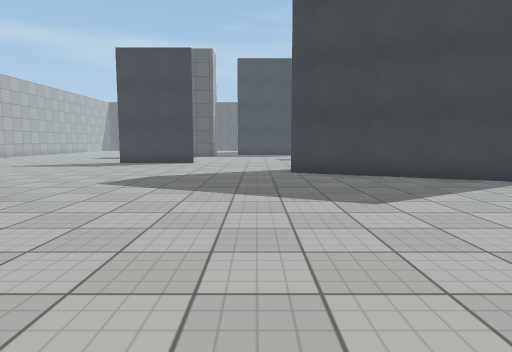
View 1 (above)

23 first-person views from a walk through a 3-D level made in the Unity game engine. The camera is 1.2 m above the floor, tilts 6° down and sees 75° across. The floor is counted in squares, 1 m on a side. Each view is taken from the middle of a square. On the plan, view 1 faces up. The plan holds only what a view shows up to about 14 squares ahead; the rest is blank. The place goes on beyond the plan. Surface patterns are stand-ins for the level's own textures.

View 2
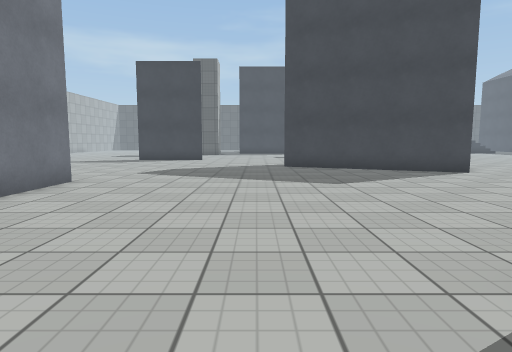

View 3
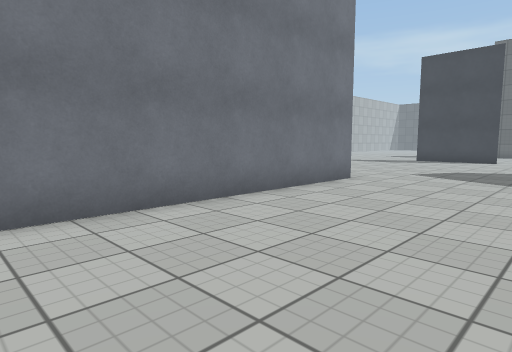

View 4
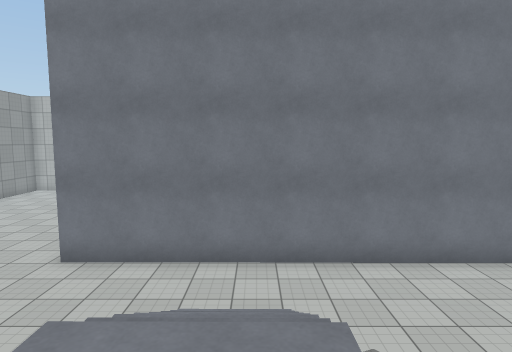

View 5
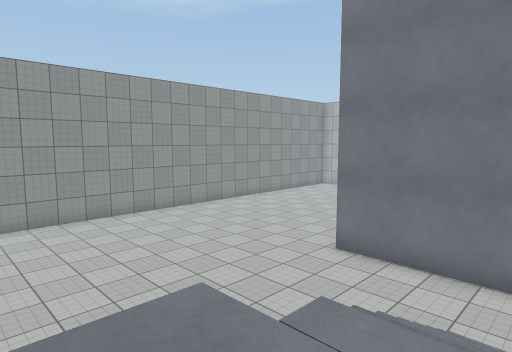

View 6
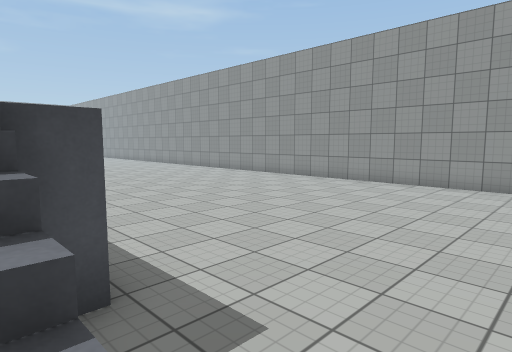

View 7
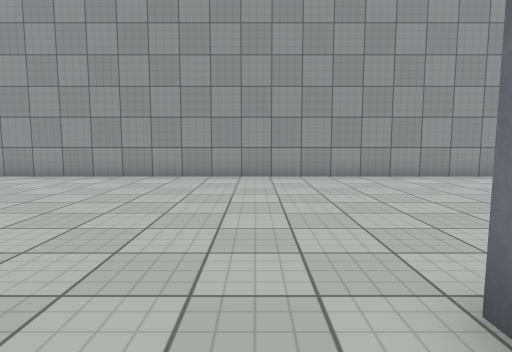

View 8
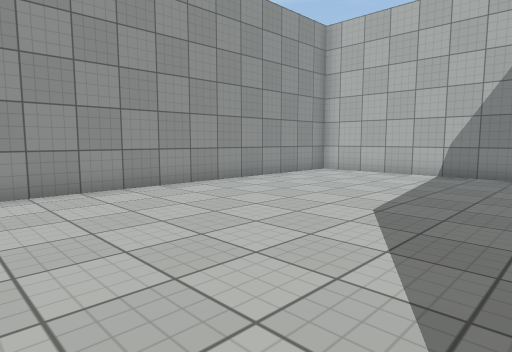

View 9
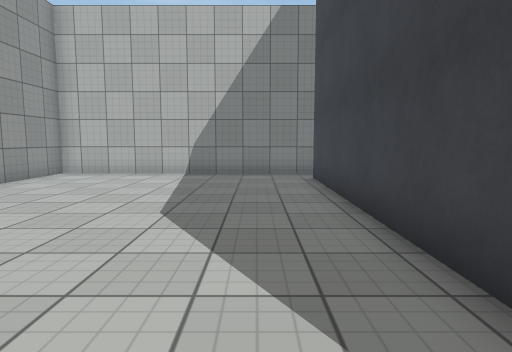

View 10
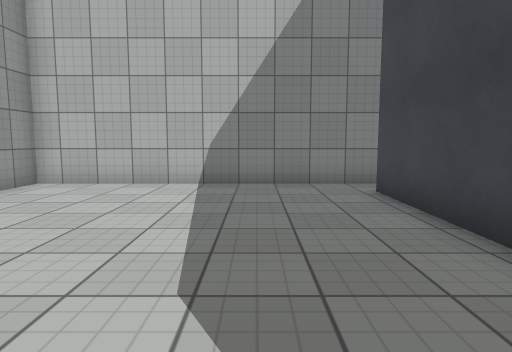

View 11
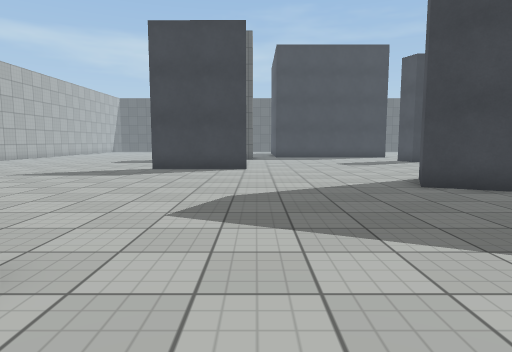

View 12
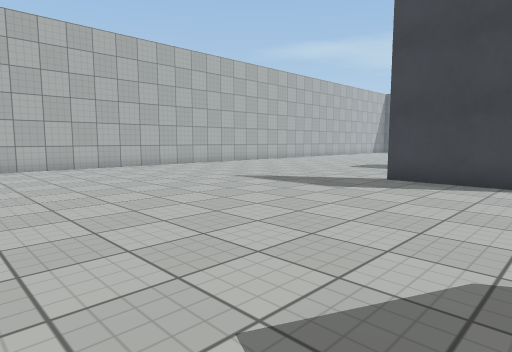

View 13
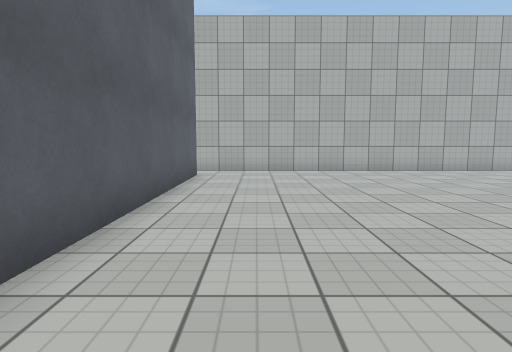

View 14
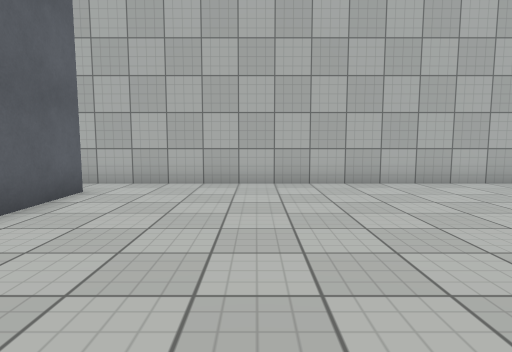

View 15
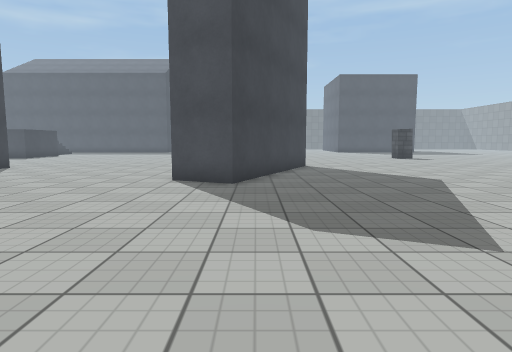

View 16
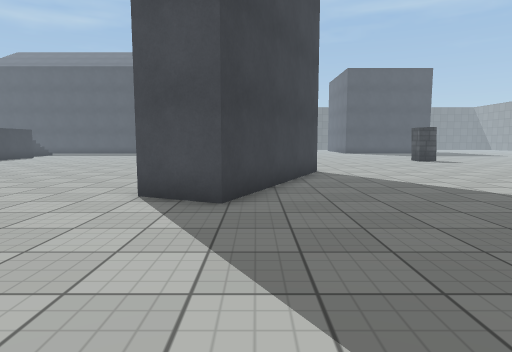

View 17
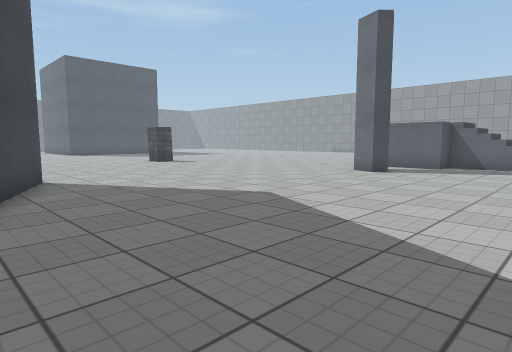

View 18
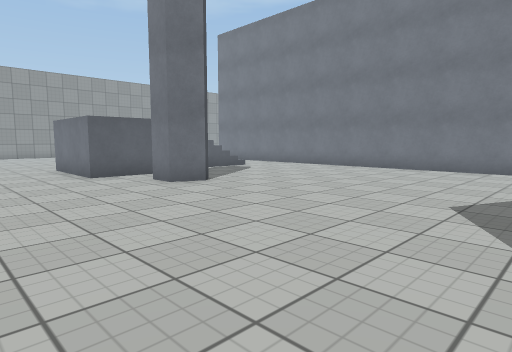

View 19
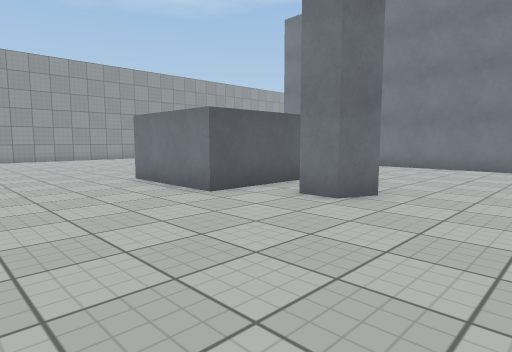

View 20
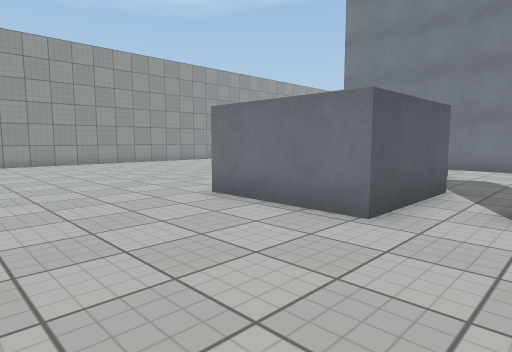

View 21
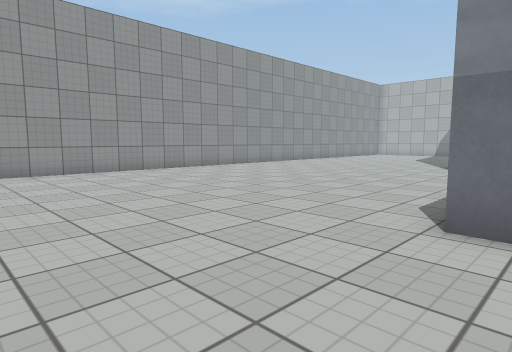

View 22
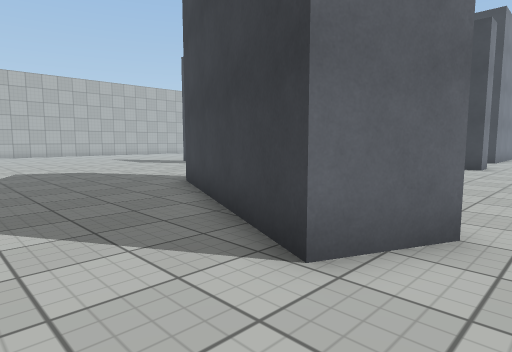

View 23
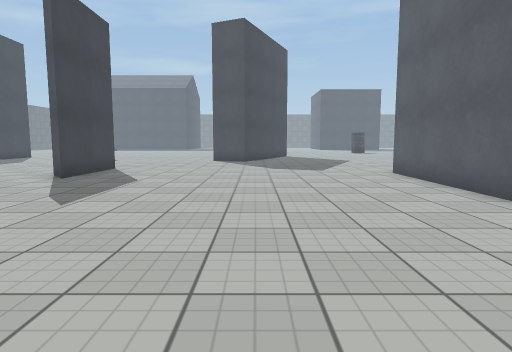

### Floor plan
Key: @ floor where view 1 was taken; # wall or solid block; . main floor; : floor 2 m higher than the main floor; / step, stairs or slope; O other object.
Columns run from 19 left of view 1 to 10 right of it. Each row starts with its distance up from view 1.
 19 #.      ....OO      .........
 18 #..   ......OOOO.............
 17 #.... .......................
 16 #............................
 15 #.......................   ..
 14 #....................O     ..
 13 #...................OO      .
 12 #....................OOO    .
 11 #.......................OO OO.
 10 #.........................OO..
  9 #.............................
  8 #.............................
  7 #.OOOOOOOOOOOO................
  6 #.           O................
  5              O...............
  4              O...............
  3              O................
  2              O...............
  1              O................
  0              O.....@..O.......
 -1              O........OO......
 -2              O........OO.....
 -3              O................
 -4              O.......   O.....
 -5              O...//// : O.....
 -6              O...////   O.....
 -7              O...  ..:  O....
 -8              O... ............
 -9              O................
-10 #.OOOOOOOOOO O................
-11 #.............................
-12 #.............................
-13 #.............................
-14 #............................
-15 #............................
-16 #............................
-17 #............................
-18 #...........................
-19 ############################

Where each view was taken, in squares from view 1:
view 1: 0 up, 0 right, facing up
view 2: 3 down, 0 right, facing up
view 3: 3 down, 0 right, facing up-left
view 4: 5 down, 3 right, facing left
view 5: 5 down, 3 right, facing down-left
view 6: 6 down, 2 left, facing down-right
view 7: 8 down, 4 left, facing down
view 8: 11 down, 6 left, facing down-left
view 9: 12 down, 6 left, facing left
view 10: 13 down, 9 left, facing left
view 11: 4 up, 3 left, facing up
view 12: 8 up, 3 left, facing up-left
view 13: 9 up, 5 left, facing left
view 14: 11 up, 9 left, facing left
view 15: 12 up, 8 left, facing right
view 16: 12 up, 5 left, facing right
view 17: 12 up, 3 left, facing down-right
view 18: 8 up, 9 right, facing down-left
view 19: 3 up, 10 right, facing down-left
view 20: 1 down, 10 right, facing down-left
view 21: 6 down, 10 right, facing down-left
view 22: 7 up, 10 right, facing up-left
view 23: 12 up, 18 left, facing right
